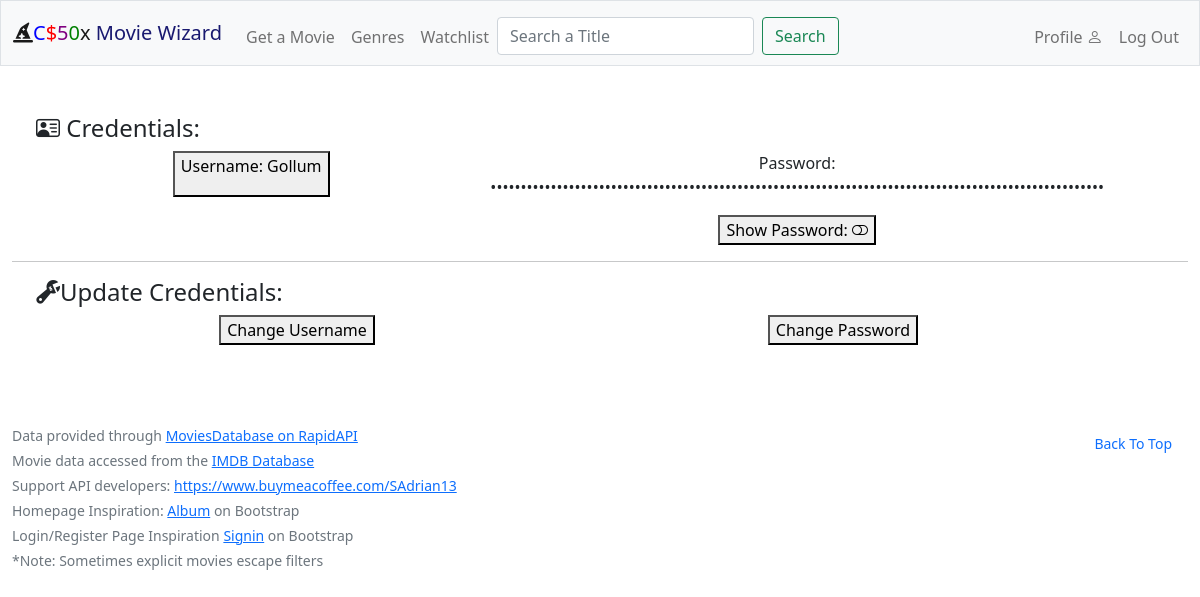
Screenshot of /profile (signed in) with the database file from the repository.
### tables this page shows
CREATE TABLE users (
    id INTEGER PRIMARY KEY AUTOINCREMENT UNIQUE NOT NULL,
    username TEXT NOT NULL
, hash TEXT NOT NULL);

### app.py (the view)
@app.route("/profile", methods=["GET", "POST"])
@login_required
def profile():
    id = session["user_id"]
    if request.form.get("new_username"):
        new_username = request.form.get("new_username")
        rows = db.execute("SELECT * FROM users WHERE username = ?;", new_username)
        if len(rows) > 0:
            return apology("ERROR: Username already exists")
        db.execute("UPDATE users SET username = ? WHERE id = ?;", str(new_username), id)
        username = new_username
    else:
        user = db.execute("SELECT username FROM users WHERE id = ?;", id)
        username = user[0]["username"]
    if request.form.get("new_pwd"):
        new_password = request.form.get("new_pwd")
        session["password"] = new_password
        new_hash = generate_password_hash(new_password)
        db.execute("UPDATE users SET hash = ? WHERE id = ?;", new_hash, id)
    password = session["password"]
    return render_template("profile.html", username=username, pwd=password)

### app.py (called while the page is built)
@app.after_request
def after_request(response):
    response.headers["Cache-Control"] = "no-cache, no-store, must-revalidate"
    response.headers["Expires"] = 0
    response.headers["Pragma"] = "no-cache"
    return response

### helpers/helpers.py (called while the page is built)
def login_required(f):
    @wraps(f)
    def decorated_function(*args, **kwargs):
        if session.get("user_id") is None:
            return redirect("/login")
        return f(*args, **kwargs)
    return decorated_function

### templates/profile.html (shortened to what this page needs)
{% extends "layout.html" %}
{% block main %}
<div class="profile text-align-left">
    <div class="row container">
        <div class="container d-flex">
            <h4><i class="bi bi-person-vcard"></i> Credentials:</h4>
        </div>
        <div class="col">
            <button>
                <p>Username: {{ username }}</p>
            </button>
        </div>
        <div class="col">
            <p>Password: <span style="-webkit-text-security: disc" id="original_pwd">{{ pwd }}</span></p>
            <button id="show_pwd">Show Password: <i class="bi bi-toggle-off"></i></button>
        </div>
    </div>
    <hr>
    <div class="row container">
        <h4 class="d-flex"><i class="bi bi-wrench-adjustable"></i> Update Credentials:</h4>
        <div class="col">
            <button type="text" name="update_username" id="update_username">Change Username</button>
        </div>
        <div class="col">
            <button type="text" name="update_pwd" id="update_pwd">Change Password</button>
        </div>
    </div>
</div>
{% endblock %}

### rows the page displays
users: username "Gollum", hash "pbkdf2:sha256:600000$brOj6vIKYjLEKvDu$b14e847d7550857f1e4ac613365a9b94356e61fb7e4a14048d93bc7660566e74"
